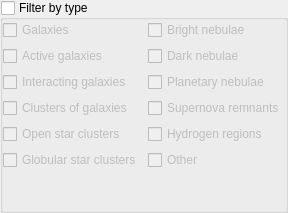
           <widget class="QGroupBox" name="groupBoxDSOTypeFilters">
            <property name="title">
             <string>Filter by type</string>
            </property>
            <property name="flat">
             <bool>true</bool>
            </property>
            <property name="checkable">
             <bool>true</bool>
            </property>
            <property name="checked">
             <bool>false</bool>
            </property>
            <layout class="QGridLayout" name="gridLayout_13">
             <property name="leftMargin">
              <number>0</number>
             </property>
             <property name="topMargin">
              <number>0</number>
             </property>
             <property name="rightMargin">
              <number>0</number>
             </property>
             <property name="bottomMargin">
              <number>0</number>
             </property>
             <property name="spacing">
              <number>6</number>
             </property>
             <item row="3" column="0">
              <widget class="QCheckBox" name="checkBoxActiveGalaxiesType">
               <property name="text">
                <string>Active galaxies</string>
               </property>
               <attribute name="buttonGroup">
                <string notr="true">buttonGroupDisplayedDSOTypes</string>
               </attribute>
              </widget>
             </item>
             <item row="4" column="1">
              <widget class="QCheckBox" name="checkBoxPlanetaryNebulaeType">
               <property name="text">
                <string>Planetary nebulae</string>
               </property>
               <attribute name="buttonGroup">
                <string notr="true">buttonGroupDisplayedDSOTypes</string>
               </attribute>
              </widget>
             </item>
             <item row="1" column="1">
              <widget class="QCheckBox" name="checkBoxBrightNebulaeType">
               <property name="text">
                <string>Bright nebulae</string>
               </property>
               <attribute name="buttonGroup">
                <string notr="true">buttonGroupDisplayedDSOTypes</string>
               </attribute>
              </widget>
             </item>
             <item row="3" column="1">
              <widget class="QCheckBox" name="checkBoxDarkNebulaeType">
               <property name="text">
                <string>Dark nebulae</string>
               </property>
               <attribute name="buttonGroup">
                <string notr="true">buttonGroupDisplayedDSOTypes</string>
               </attribute>
              </widget>
             </item>
             <item row="6" column="1">
              <widget class="QCheckBox" name="checkBoxHydrogenRegionsType">
               <property name="text">
                <string>Hydrogen regions</string>
               </property>
               <attribute name="buttonGroup">
                <string notr="true">buttonGroupDisplayedDSOTypes</string>
               </attribute>
              </widget>
             </item>
             <item row="5" column="0">
              <widget class="QCheckBox" name="checkBoxGalaxyClustersType">
               <property name="text">
                <string>Clusters of galaxies</string>
               </property>
               <attribute name="buttonGroup">
                <string notr="true">buttonGroupDisplayedDSOTypes</string>
               </attribute>
              </widget>
             </item>
             <item row="1" column="0">
              <widget class="QCheckBox" name="checkBoxGalaxiesType">
               <property name="text">
                <string>Galaxies</string>
               </property>
               <attribute name="buttonGroup">
                <string notr="true">buttonGroupDisplayedDSOTypes</string>
               </attribute>
              </widget>
             </item>
             <item row="4" column="0">
              <widget class="QCheckBox" name="checkBoxInteractingGalaxiesType">
               <property name="text">
                <string>Interacting galaxies</string>
               </property>
               <attribute name="buttonGroup">
                <string notr="true">buttonGroupDisplayedDSOTypes</string>
               </attribute>
              </widget>
             </item>
             <item row="5" column="1">
              <widget class="QCheckBox" name="checkBoxSupernovaRemnantsType">
               <property name="text">
                <string>Supernova remnants</string>
               </property>
               <attribute name="buttonGroup">
                <string notr="true">buttonGroupDisplayedDSOTypes</string>
               </attribute>
              </widget>
             </item>
             <item row="6" column="0">
              <widget class="QCheckBox" name="checkBoxOpenStarClustersType">
               <property name="text">
                <string>Open star clusters</string>
               </property>
               <attribute name="buttonGroup">
                <string notr="true">buttonGroupDisplayedDSOTypes</string>
               </attribute>
              </widget>
             </item>
             <item row="8" column="0">
              <spacer name="verticalSpacer_7">
               <property name="orientation">
                <enum>Qt::Vertical</enum>
               </property>
               <property name="sizeHint" stdset="0">
                <size>
                 <width>20</width>
                 <height>40</height>
                </size>
               </property>
              </spacer>
             </item>
             <item row="7" column="1">
              <widget class="QCheckBox" name="checkBoxOtherType">
               <property name="text">
                <string>Other</string>
               </property>
               <attribute name="buttonGroup">
                <string notr="true">buttonGroupDisplayedDSOTypes</string>
               </attribute>
              </widget>
             </item>
             <item row="7" column="0">
              <widget class="QCheckBox" name="checkBoxGlobularStarClustersType">
               <property name="text">
                <string>Globular star clusters</string>
               </property>
               <attribute name="buttonGroup">
                <string notr="true">buttonGroupDisplayedDSOTypes</string>
               </attribute>
              </widget>
             </item>
            </layout>
           </widget>
